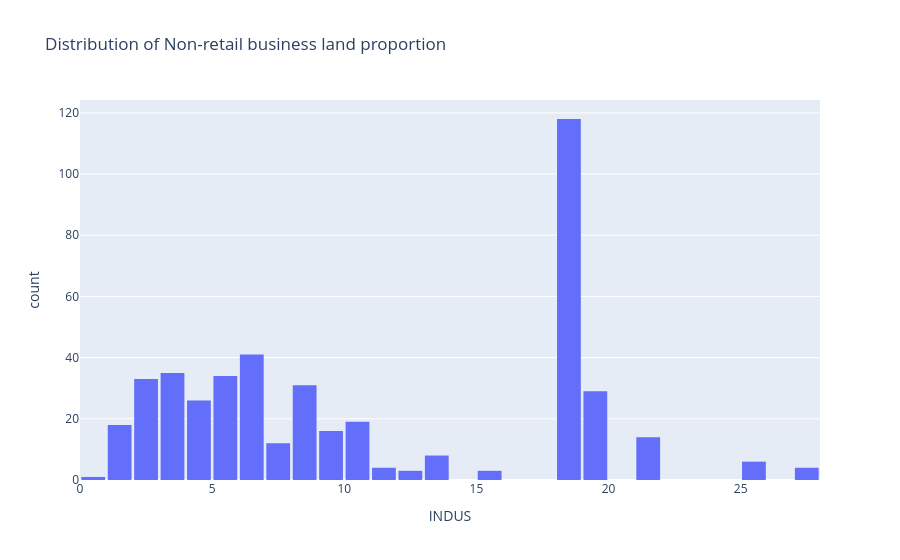

Write notebook code for a chart like this one.
### Code cell
fig = px.histogram(
    train_df,
    x = 'INDUS',
    nbins = 30,
    title = 'Distribution of Non-retail business land proportion'
)
fig.update_layout(bargap = 0.1)
fig.show()

### Figure 1 — Plotly figure (JSON) as saved in the notebook; plotly's stock layout.template omitted (floating-point values rounded to 4 significant figures; data arrays with more than 128 entries replaced by an {"elided": "..."} marker saying what was removed)
{"data": [{"bingroup": "x", "hovertemplate": "INDUS=%{x}<br>count=%{y}<extra></extra>", "legendgroup": "", "marker": {"color": "#636efa", "pattern": {"shape": ""}}, "name": "", "nbinsx": 30, "orientation": "v", "showlegend": false, "type": "histogram", "x": {"elided": "455 float values"}, "xaxis": "x", "yaxis": "y"}], "layout": {"bargap": 0.1, "barmode": "relative", "legend": {"tracegroupgap": 0}, "title": {"text": "Distribution of Non-retail business land proportion"}, "xaxis": {"anchor": "y", "domain": [0, 1], "title": {"text": "INDUS"}}, "yaxis": {"anchor": "x", "domain": [0, 1], "title": {"text": "count"}}}}
